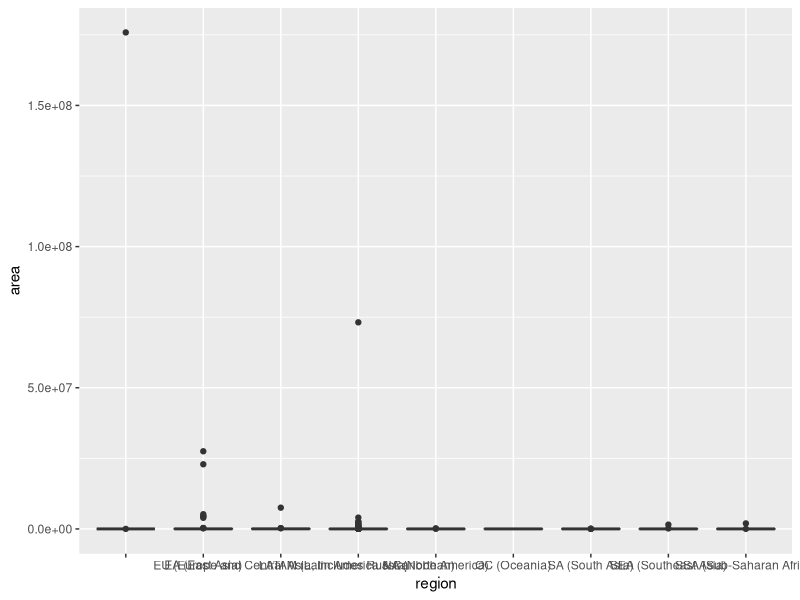
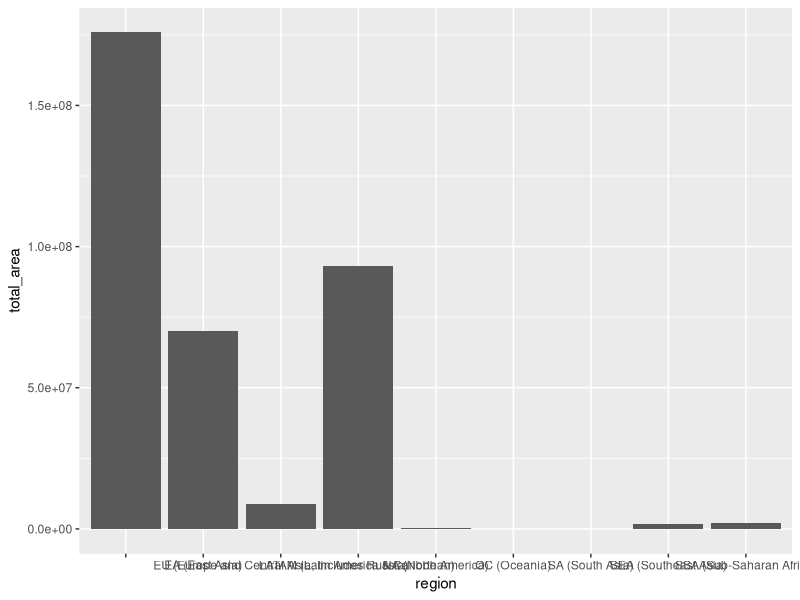

Source code (R) for these figures, in order:
# 20190605  by J. W. Atkins (jwatkins6@vcu.edu)
# This script imports a .csv file that has been exported from a Google Sheet

#libraries
require(ggplot2)
require(plyr)
require(dplyr)
require(tidyverse)

# importing data
master <- read.csv("./data/lit_review_master_20190605.csv", skip = 3, header = TRUE)

#
unique(master$World.region)

# Restoration/Reforestation by region
master %>%
  select(World.region, Total.Area..hectares.) -> df
  
# change variable names because they are long
names(df)[1] <- paste("region")
names(df)[2] <- paste("area")

#making a plot
x11() 
ggplot(df, aes(x = region, y = area))+
geom_boxplot(position = "dodge2")

# making summary stats
df %>%
  select(area, region) %>%
  group_by(region) %>%
  summarize(total_area = sum(area, na.rm = TRUE)) -> df.sums

print(df.sums)

x11()
ggplot(df.sums, aes(x = region, y = total_area))+
  geom_bar(stat = "identity")